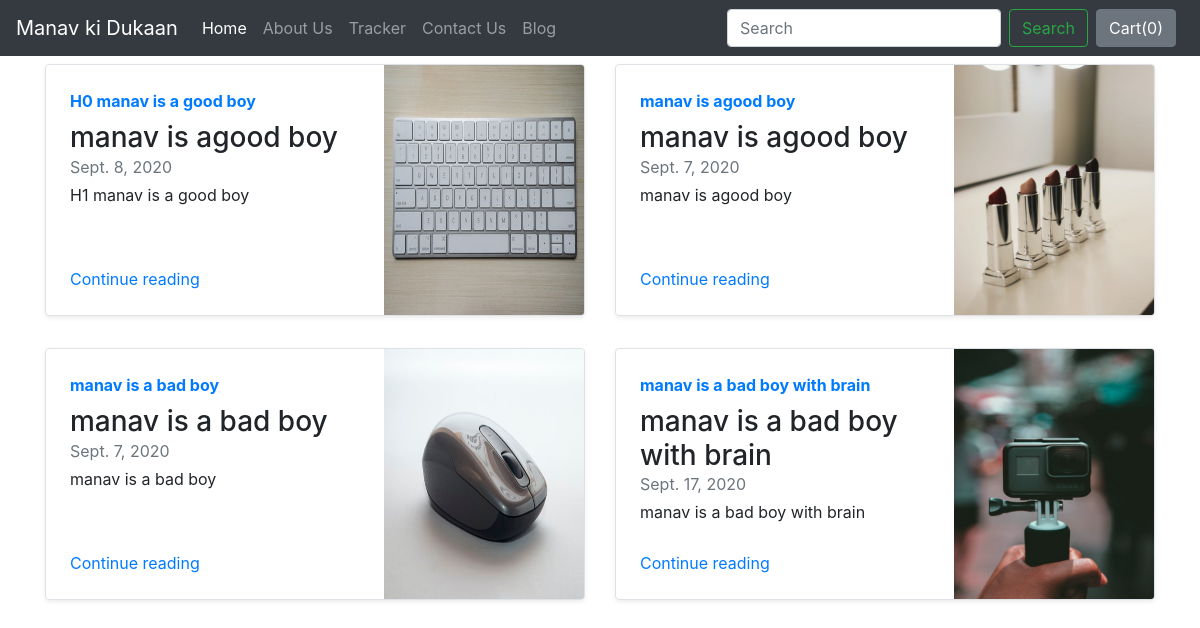
Screenshot of /blog/ with the database file from the repository.
### blog/models.py (models this page shows)
class Blogpost(models.Model):
    post_id = models.AutoField(primary_key=True)
    title = models.CharField(max_length=50)
    head0 = models.CharField(max_length=500, default="")
    chead0 = models.CharField(max_length=5000, default="")
    head1 = models.CharField(max_length=500, default="")
    chead1 = models.CharField(max_length=5000, default="")
    head2 = models.CharField(max_length=500, default="")
    chead2 = models.CharField(max_length=5000, default="")
    pub_date = models.DateField()
    thumbnail = models.ImageField(upload_to='shop/images', default="")
    def __str__(self):
        return self.title

### blog/views.py (the view)
# urls.py: path("", views.index, name="bloghome"),
def index(request):
    mypost = Blogpost.objects.all()
    print(mypost)
    return render(request, 'blog/index.html', {'mypost':mypost})

### blog/templates/blog/index.html (shortened to what this page needs)
{% extends 'blog/basic.html' %}
{% block body %}
<div class="container">
<div class="row my-2">
    {% for item in mypost %}
        <div class="col-md-6">
            <div
                class="row no-gutters border rounded overflow-hidden flex-md-row mb-4 shadow-sm h-md-250 position-relative">
                <div class="col p-4 d-flex flex-column position-static">
                    <strong class="d-inline-block mb-2 text-primary">{{item.head0}}</strong>
                    <h3 class="mb-0">{{item.title}}</h3>
                    <div class="mb-1 text-muted">{{item.pub_date}}</div>
                    <p class="card-text mb-auto">{{item.head1}}</p>
                    <a href="blogpost/{{item.post_id}}" class="stretched-link">Continue reading</a>
                </div>
                <div class="col-auto d-none d-lg-block">
                    <img src="/media/{{item.thumbnail}}" class="bd-placeholder-img" width="200" height="250"
                        aria-label="Placeholder: Thumbnail">
                </div>
            </div>
        </div>
        {% if forloop.counter|divisibleby:2 %}
        </div><div class="row my-2">
        {% endif %}
        {% endfor %}
</div>
{% endblock %}

### rows the page displays
Blogpost: head0 "H0 manav is a good boy", title "manav is agood boy", pub_date "Sept. 8, 2020", head1 "H1 manav is a good boy", thumbnail (picture)
Blogpost: head0 "manav is agood boy", title "manav is agood boy", pub_date "Sept. 7, 2020", head1 "manav is agood boy", thumbnail (picture)
Blogpost: head0 "manav is a bad boy", title "manav is a bad boy", pub_date "Sept. 7, 2020", head1 "manav is a bad boy", thumbnail (picture)
Blogpost: head0 "manav is a bad boy with brain", title "manav is a bad boy with brain", pub_date "Sept. 17, 2020", head1 "manav is a bad boy with brain", thumbnail (picture)
